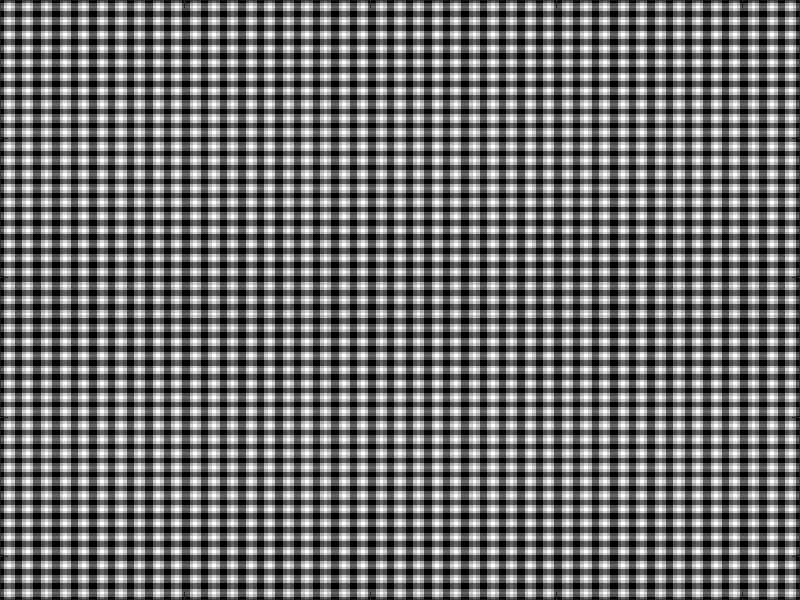

Source code (MATLAB):
function imgs=stimulus1
%ONE STIMULUS WITH SPECIFIC PARAMETERS

% screen size and angles
% get screen size
set(0,'units','pixels')
Pix_SS = get(0,'screensize');
set(0,'units','centimeters')
CM_SS = get(0,'screensize');
%widthFig=atan(angleFig)*distanceFromScreen;  %cm
%widthFig=round(widthFig/CM_SS(3)*Pix_SS(3)); %pix


angleDim='w'; % 'h' or 'w' determine the 45deg angle by window hight / width
FOV=45;                                 %field of view in degrees
if strcmp(angleDim,'h')
    distanceFromScreen=CM_SS(4)/2/tand(FOV/2);
elseif strcmp(angleDim,'w')
    distanceFromScreen=CM_SS(3)/2/tand(FOV/2);
else
    error('choose dimention for figure limits')
end
%uiwait(msgbox(['Please sit ',num2str(round(distanceFromScreen)),'cm From screen']));


%figure('Units','pixels','Position',[100 100 n m])
% set(gca,'Position',[0 0 1 1])
%% Image's parameters (phosphene area)
heightDeg=10;
heightPix=round(Pix_SS(4)*heightDeg/FOV);
%height=900;
widthPix=heightPix;
square_size_deg=5;                     %internal square size in degrees
square_size=round(square_size_deg/FOV*heightPix); %intenal square size in pixels

%% Contrast parameters
rim_col= 0.2;
square_col= 0.6;

%% Bulge's parameters
bulge_deg=0.5;                        %bulge sizes in degrees
bulge_pix=round((bulge_deg./FOV)*heightPix);      %bulge sizes in pixels

%% Resolutions parameters
res=2.14;                                        %Desired resolutions in CPD (2.14 CPD is 42.88*42.88 phosphenes. we want CPD 1.25, 2.5 10)
num_phos_res=round(res.*2*heightDeg);                %number of phosphenes in the whole image per resolution 
pix_res=round(heightPix./num_phos_res);           % width of a phosphene in pixels          
hsize = pix_res;
sigma = hsize^0.5;
h = fspecial('gaussian', hsize, sigma);
Phosphene_Matrix=repmat(h,num_phos_res,num_phos_res);
%figure;

figure('Units','pixels','Position',[100 100 length(Phosphene_Matrix) length(Phosphene_Matrix)])
imagesc(Phosphene_Matrix);colormap gray 
set(gca,'Position',[0 0 1 1])
% %% Create the image
% 
% edg_x=ceil((widthPix-square_size)/2);
% edg_y=ceil((heightPix-square_size)/2);
% 
% 
% imageUp=ones(heightPix,widthPix)*rim_col;
% imageUp(edg_y+1:edg_y+square_size, edg_x+1:edg_x+square_size)=square_col;
% 
% rimInd=find(imageUp==rim_col);
% mask=zeros(heightPix,widthPix);
% mask(rimInd)=1; 
%     
% bulge_xstart=floor(((widthPix-bulge_pix)/2)/pix_res)*pix_res;
% bulge_ystart=round(edg_y-bulge_pix+1);


% counter=1;
% imgs_temp=[];
% luminosity=[];
% for shift=0:pix_res
%     %draw the bulge
%     imageUp1=imageUp;
%     imageUp1(bulge_ystart:edg_y, bulge_xstart+1+shift:bulge_xstart+bulge_pix+shift)=square_col;
%     %The filter
%     
%     %filter by IMFILTER function
%     blur_im = imfilter(imageUp1,h,'replicate');
%     %sampling of the picture
%     sample_im=zeros(heightPix,widthPix);
%     last_sample=widthPix-pix_res+1;
%     for i=1:pix_res:last_sample
%         for j=1:pix_res:last_sample
%             sample_im(i:i+pix_res-1,j:j+pix_res-1)=blur_im(i+floor(pix_res/2),j+floor(pix_res/2));
%         end
%     end
%     
% %     for i=1:pix_res:last_sample
% %         for j=1:pix_res:last_sample
% %             sample_im(i:i+pix_res-1,j:j+pix_res-1)=imageUp1(i+floor(pix_res/2),j+floor(pix_res/2));
% %         end
% %     end
% %     
%     %sample_im=imageUp1;
%     %create phosphenes
%     
%     if length(Phosphene_Matrix)<length(sample_im)
%         del=round((length(sample_im)-length(Phosphene_Matrix))/2);
%         sample_im=sample_im(del+1:end,del+1:end);
%         del=length(sample_im)-length(Phosphene_Matrix);
%         sample_im=sample_im(1:end-del,1:end-del);
%         mask1=mask
%     elseif length(Phosphene_Matrix)>length(sample_im)
%         temp=sample_im(1)*ones(size(Phosphene_Matrix));
%         temp1=mask(1)*ones(size(Phosphene_Matrix));
%         del=round((length(Phosphene_Matrix)-length(sample_im))/2);
%         temp(del+1:del+length(sample_im),del+1:del+length(sample_im))=sample_im;
%         temp1(del+1:del+length(sample_im),del+1:del+length(sample_im))=mask;
%         sample_im=temp;
%         mask1=temp1;
%     end
%     phosphene_image=sample_im.*Phosphene_Matrix;
%     imgs_temp(:,:,counter)=phosphene_image;
%     luminosity(counter)=max(max(mask1.*phosphene_image))./max(max(phosphene_image));
%     counter=counter+1;
% end
% ideal_image=find(luminosity==max(luminosity));
% imgs=imgs_temp(:,:,ideal_image(1));
% 
% 
% 
% %% Display
% 
% figure;imshow(imgs,[]);
% figure;imagesc(imgs);colormap('gray')




